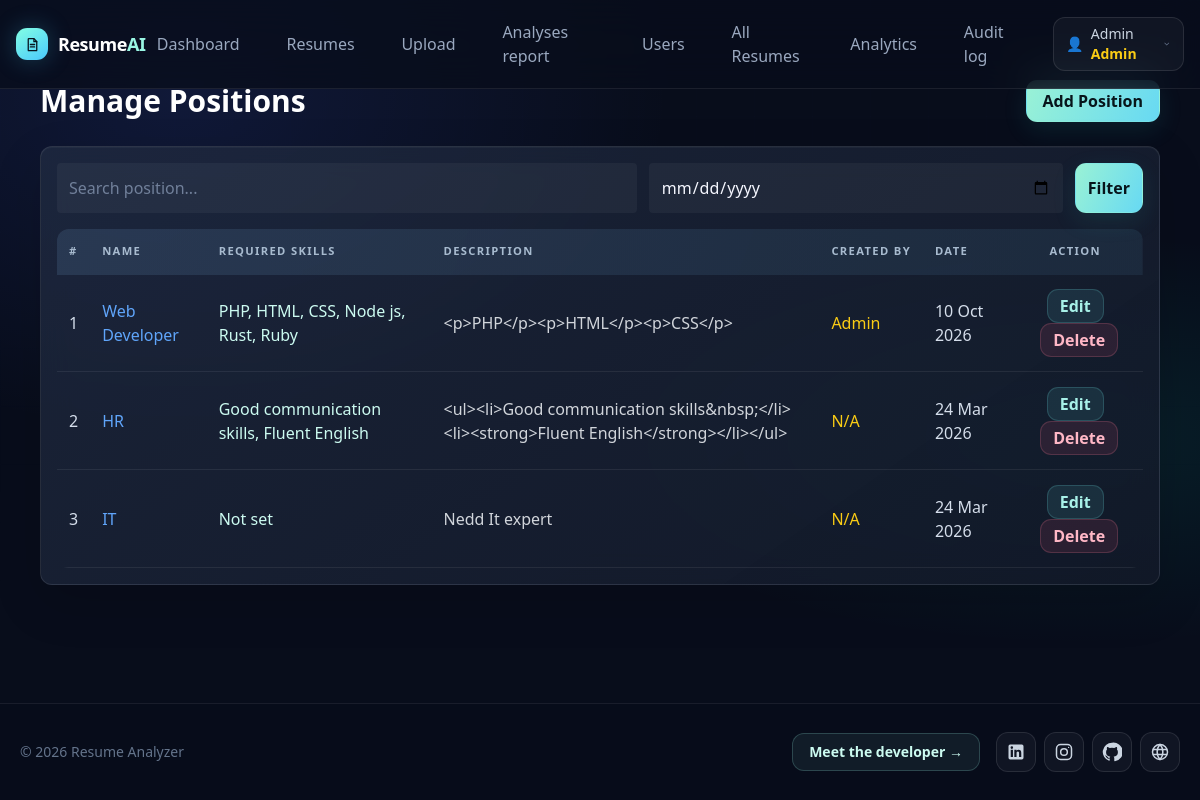
The app's page /modules/admin/positions.php (signed in) with its own data.
### tables this page shows
CREATE TABLE `positions` (
  `id` int(11) NOT NULL,
  `name` varchar(100) NOT NULL,
  `description` text DEFAULT NULL,
  `required_skills` text DEFAULT NULL,
  `created_by` int(11) DEFAULT NULL,
  `created_at` timestamp NOT NULL DEFAULT current_timestamp()
);

CREATE TABLE `users` (
  `id` int(11) NOT NULL,
  `name` varchar(100) NOT NULL,
  `email` varchar(150) NOT NULL,
  `password` varchar(255) NOT NULL,
  `role` enum('user','admin') DEFAULT 'user',
  `status` tinyint(4) DEFAULT 1,
  `created_at` timestamp NOT NULL DEFAULT current_timestamp(),
  `failed_login_count` smallint(5) UNSIGNED NOT NULL DEFAULT 0,
  `failed_login_until` datetime DEFAULT NULL,
  `lock_reason` varchar(32) DEFAULT NULL,
  `locked_by_name` varchar(150) DEFAULT NULL
);

### modules/admin/positions.php (the view, shortened to what this page needs)
<?php
require_once __DIR__ . "/../../config/db.php";
$params = [];
$sql = "
    SELECT p.*, u.name as created_by_name
    FROM positions p
    LEFT JOIN users u ON p.created_by = u.id
";
$sql .= " ORDER BY p.id DESC";
$stmt = $pdo->prepare($sql);
$stmt->execute($params);
$positions = $stmt->fetchAll();
require_once __DIR__ . "/../../templates/header.php";
?>
<div class="max-w-6xl mx-auto px-4">
    <div class="flex justify-between items-center mb-6">
        <h2 class="text-3xl font-bold">Manage Positions</h2>
        <button onclick="openAddModal()"
                class="bg-blue-600 px-4 py-2 rounded hover:bg-blue-700">
            Add Position
        </button>
    </div>
    <div class="app-table-wrap bg-white/10 backdrop-blur-lg rounded-xl p-3 sm:p-4">
<form method="GET" class="positions-filter mb-4 grid gap-3 md:grid-cols-[1.4fr_1fr_auto]">
    <input type="text" name="search"
        value="<?php echo htmlspecialchars((string)($_GET['search'] ?? ''), ENT_QUOTES, 'UTF-8'); ?>"
        placeholder="Search position..."
        class="p-3 rounded bg-white/20 text-white">
    <input type="date" name="date"
        value="<?php echo htmlspecialchars((string)($_GET['date'] ?? ''), ENT_QUOTES, 'UTF-8'); ?>"
        class="p-3 rounded bg-white/20 text-white">
    <button class="bg-blue-600 rounded p-3 hover:bg-blue-700">
        Filter
    </button>
</form>
        <div class="overflow-x-auto rounded-xl">
        <table class="w-full text-left">
            <thead class="bg-white/20">
                <tr>
                    <th class="p-3">#</th>
                    <th class="p-3">Name</th>
                    <th class="p-3">Required Skills</th>
                    <th class="p-3">Description</th>
                    <th class="p-3">Created By</th>
                    <th class="p-3">Date</th>
                    <th class="p-3 text-center">Action</th>
                </tr>
            </thead>
            <tbody>
                <?php foreach ($positions as $index => $p): ?>
                <tr class="border-b border-white/10 hover:bg-white/10">
                    <td class="p-3"><?php echo $index + 1; ?></td>
                    <td class="p-3 text-blue-400">
                        <?php echo htmlspecialchars($p['name']); ?>
                    </td>
                    <td class="p-3 text-teal-100">
                        <?php echo htmlspecialchars($p['required_skills'] ?? 'Not set'); ?>
                    </td>
                    <td class="p-3 text-gray-300">
                        <?php echo htmlspecialchars((string)$p['description'], ENT_QUOTES, 'UTF-8'); ?>
                    </td>
                    <td class="p-3 text-yellow-400">
                        <?php echo htmlspecialchars($p['created_by_name'] ?? 'N/A'); ?>
                    </td>
                    <td class="p-3">
                        <?php echo date("d M Y", strtotime($p['created_at'])); ?>
                    </td>
                    <td class="p-3 text-center space-x-2">
                        <button onclick="openEditModal(JSON.parse(this.dataset.position))"
                                data-position="<?php echo htmlspecialchars(json_encode($p, JSON_HEX_TAG | JSON_HEX_AMP | JSON_HEX_APOS | JSON_HEX_QUOT), ENT_QUOTES, 'UTF-8'); ?>"
                                class="bg-yellow-500 px-3 py-1 rounded hover:bg-yellow-600">
                            Edit
                        </button>
                        <button onclick="confirmDelete(<?php echo (int)$p['id']; ?>)"
                                class="bg-red-500 px-3 py-1 rounded hover:bg-red-600">
                            Delete
                        </button>
                    </td>
                </tr>
                <?php endforeach; ?>
            </tbody>
        </table>
        </div>
    </div>
</div>
<?php require_once __DIR__ . "/../../templates/footer.php"; ?>

### templates/header.php (style rules this page uses)
* { box-sizing: border-box; }
body { background: radial-gradient(ellipse at 15% 12%, rgba(72,104,255,.13), transparent 34%), radial-gradient(ellipse at 90% 55%, rgba(9,212,180,.09), transparent 33%), #080d1b; }
body::before { content:""; position:fixed; inset:0; z-index:-1; pointer-events:none; opacity:.35; background-image:linear-gradient(rgba(142,166,208,.035) 1px,transparent 1px),linear-gradient(90deg,rgba(142,166,208,.035) 1px,transparent 1px); background-size:58px 58px; mask-image:linear-gradient(to bottom,black,transparent 85%); }
.surface-card, .stat-card, .card, .app-table-wrap { border:1px solid rgba(255,255,255,.09); background:linear-gradient(145deg,rgba(25,36,59,.76),rgba(13,20,36,.8)); box-shadow:0 18px 50px rgba(0,0,0,.14),inset 0 1px rgba(255,255,255,.035); backdrop-filter:blur(16px); }
.app-table-wrap { overflow-x:auto; border-radius:1rem; }
table { border-collapse:collapse; min-width:640px; }
table thead[class] { background:linear-gradient(110deg,rgba(67,94,126,.36),rgba(36,56,78,.5))!important; color:#a8bbcf; font-size:.7rem; letter-spacing:.12em; text-transform:uppercase; }
table th { padding-top:.9rem!important; padding-bottom:.9rem!important; font-weight:700; white-space:nowrap; }
table td { padding-top:.9rem!important; padding-bottom:.9rem!important; color:#d5deeb; }
tbody tr { border-color:rgba(255,255,255,.07)!important; }
button:not(#menuBtn) { border-radius:.7rem; transition:transform .18s ease,filter .18s ease,box-shadow .18s ease,border-color .18s ease; }
button[class*="bg-blue-"], button[class*="bg-green-"], button[class*="bg-indigo-"], a[class*="bg-blue-"], a[class*="bg-green-"], a[class*="bg-indigo-"] { border:1px solid rgba(132,240,220,.18); background:linear-gradient(115deg,#9af2d5,#67d9f3)!important; color:#07151b!important; font-weight:700; box-shadow:0 8px 24px rgba(45,184,177,.12); }
button[class*="bg-yellow-"], a[class*="bg-yellow-"] { border:1px solid rgba(105,217,220,.2); background:rgba(88,199,203,.12)!important; color:#a8f1e8!important; font-weight:650; }
button[class*="bg-red-"], button[class*="bg-rose-"], a[class*="bg-red-"], a[class*="bg-rose-"] { border:1px solid rgba(251,126,150,.2); background:rgba(190,70,99,.15)!important; color:#ffb7c6!important; font-weight:650; }
input:not([type=checkbox]), select, textarea { border-color:rgba(255,255,255,.12)!important; background-color:rgba(255,255,255,.045)!important; color:#f5f7ff!important; }
input::placeholder, textarea::placeholder { color:#71809a!important; }
button, a { -webkit-tap-highlight-color:transparent; }

### records on screen
positions: name "Web Developer", required_skills "PHP, HTML, CSS, Node js, Rust, Ruby", description "<p>PHP</p><p>HTML</p><p>CSS</p>", created_by.name "Admin", created_at "10 Oct 2026"
positions: name "HR", required_skills "Good communication skills, Fluent English", description "<ul><li>Good communication skills&nbsp;</li><li><strong>Fluent English</strong></li></ul>", created_by_name "N/A", created_at "24 Mar 2026"
positions: name "IT", required_skills "Not set", description "Nedd It expert", created_by_name "N/A", created_at "24 Mar 2026"

### other values on screen
$user_name "Admin"
